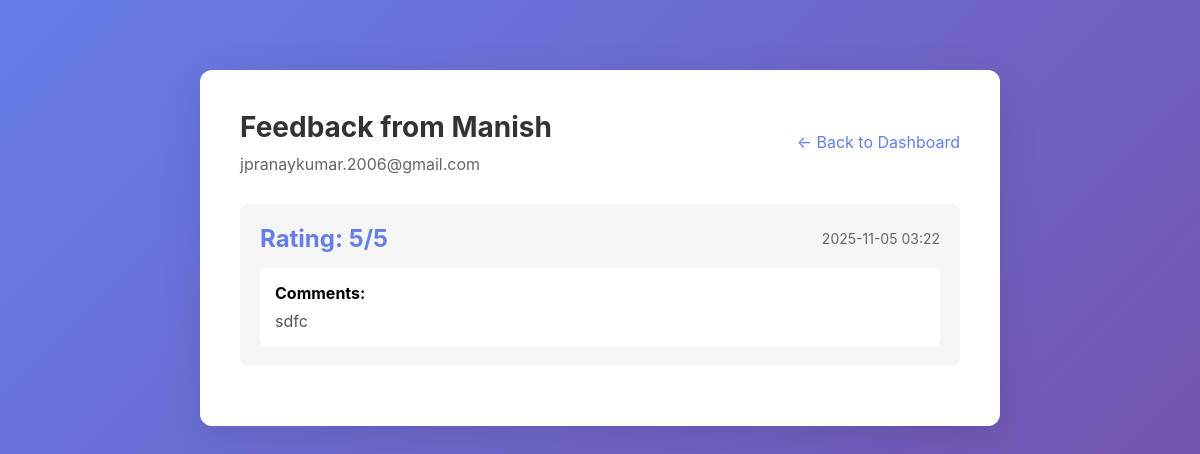
The page /admin/user/5/feedback (signed in) on the database its author committed.
### app.py (models this page shows, shortened)
class User(db.Model):
    id = db.Column(db.Integer, primary_key=True)
    name = db.Column(db.String(100), nullable=False)
    email = db.Column(db.String(120), unique=True, nullable=False)
    registration_token = db.Column(db.String(100), unique=True, nullable=False)
    registered_at = db.Column(db.DateTime, default=datetime.utcnow)
    feedback_submitted = db.Column(db.Boolean, default=False)
    feedback_submitted_at = db.Column(db.DateTime, nullable=True)

class Feedback(db.Model):
    id = db.Column(db.Integer, primary_key=True)
    user_id = db.Column(db.Integer, db.ForeignKey('user.id', ondelete='CASCADE'), nullable=False)
    rating = db.Column(db.Integer, nullable=False)
    comments = db.Column(db.Text, nullable=True)
    submitted_at = db.Column(db.DateTime, default=datetime.utcnow)
    user = db.relationship('User', backref=db.backref('feedbacks', lazy=True, cascade='all, delete-orphan'))

### app.py (the view)
@app.route('/admin/user/<int:user_id>/feedback')
def view_user_feedback(user_id):
    if not session.get('admin_logged_in'):
        return redirect(url_for('admin_login'))
    user = User.query.get_or_404(user_id)
    feedbacks = Feedback.query.filter_by(user_id=user_id).order_by(Feedback.submitted_at.desc()).all()
    return render_template('user_feedback.html', user=user, feedbacks=feedbacks)

### templates/user_feedback.html (shortened to what this page needs)
{% extends "base.html" %}
{% block content %}
<div style="display: flex; justify-content: space-between; align-items: center; margin-bottom: 30px;">
    <div>
        <h1>Feedback from {{ user.name }}</h1>
        <p style="color: #666;">{{ user.email }}</p>
    </div>
    <a href="{{ url_for('admin_dashboard') }}" style="color: #667eea; text-decoration: none;">← Back to Dashboard</a>
</div>
{% if feedbacks %}
    {% for feedback in feedbacks %}
    <div style="background: #f5f5f5; padding: 20px; border-radius: 8px; margin-bottom: 20px;">
        <div style="display: flex; justify-content: space-between; align-items: center; margin-bottom: 15px;">
            <div style="font-size: 24px; font-weight: bold; color: #667eea;">
                Rating: {{ feedback.rating }}/5
            </div>
            <div style="color: #666; font-size: 14px;">
                {{ feedback.submitted_at.strftime('%Y-%m-%d %H:%M') }}
            </div>
        </div>
        {% if feedback.comments %}
        <div style="background: white; padding: 15px; border-radius: 6px; margin-top: 10px;">
            <strong>Comments:</strong>
            <p style="margin-top: 8px; color: #555;">{{ feedback.comments }}</p>
        </div>
        {% endif %}
    </div>
    {% endfor %}
{% else %}
    <div style="text-align: center; padding: 40px; color: #666;">
        <p>No feedback submitted yet.</p>
    </div>
{% endif %}
{% endblock %}

### templates/base.html (style rules this page uses)
* { margin: 0; padding: 0; box-sizing: border-box; }
body { font-family: -apple-system, BlinkMacSystemFont, 'Segoe UI', Roboto, Oxygen, Ubuntu, Cantarell, sans-serif; background: linear-gradient(135deg, #667eea 0%, #764ba2 100%); min-height: 100vh; padding: 20px; }
h1 { color: #333; margin-bottom: 10px; font-size: 28px; }

### rows shown on the page
User: name "Manish", email "jpranaykumar.2006@gmail.com"
Feedback: rating "5", submitted_at "2025-11-05 03:22", comments "sdfc"
